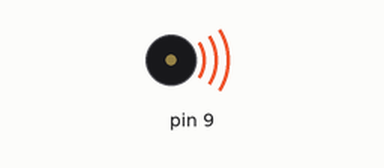
This sketch was run on a simulated Arduino Uno, built with avr-gcc and run on an emulated ATmega328P. Shown: buzzer (waves = sounding). What the sketch prints to the serial monitor is not drawn.

Above: at 0.1 s.
Timing chart, 0 to 39.4 s (numbered marks = the images above):
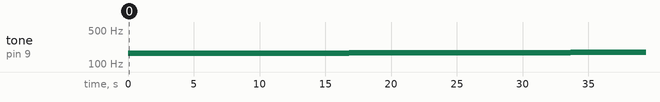

Measured:
- by itself, tone on pin 9: plays 165 Hz for 4.2 s, 166 Hz for 4.2 s, 167 Hz for 4.2 s, 168 Hz for 4.2 s, 169 Hz for 4.2 s, 170 Hz for 4.2 s … (10 notes in this stretch)

The sketch:

acid_love.ino
```cpp
#include <toneAC.h>

// 1
const int RANGE_LOW = 60;
const int RANGE_HIGH = 400;
unsigned long DURATION = 55;    // in minutes
unsigned long LFO = 20;         // in seconds
float data[] = {0.30909,0.45455,0.89091,0.98182,0.12727,0.54545,0.49091,0.00000,0.96364,0.21818,0.45455,0.25455,0.18182,0.81818,1.00000,0.85455};
//
//// 2 (big)
//const int RANGE_LOW = 40;
//const int RANGE_HIGH = 90;
//unsigned long DURATION = 56;    // in minutes
//unsigned long LFO = 25;         // in seconds
//float data[] = {1.00000,0.50505,0.40404,0.00000,0.33333,0.12121,0.57576,0.20202,0.97980,0.45455,0.31313,0.13131,0.48485,0.50505,0.46465,0.94949};
//
//// 3
//const int RANGE_LOW = 60;
//const int RANGE_HIGH = 400;
//unsigned long DURATION = 57;    // in minutes
//unsigned long LFO = 30;         // in seconds
//float data[] = {0.67941,0.88529,1.00000,0.78824,0.46765,0.80588,0.00000,0.80000,0.27941,0.35588,0.73529,0.73824,0.16176,0.07941,0.09412,0.30882};
//
//// 4
//const int RANGE_LOW = 60;
//const int RANGE_HIGH = 400;
//unsigned long DURATION = 58;    // in minutes
//unsigned long LFO = 35;         // in seconds
//float data[] = {0.55623,0.61094,1.00000,0.94225,0.64438,0.89362,0.00000,0.82067,0.30699,0.36474,0.79635,0.78723,0.26444,0.06991,0.22188,0.34650};
//
//// 5
//const int RANGE_LOW = 60;
//const int RANGE_HIGH = 400;
//unsigned long DURATION = 59;    // in minutes
//unsigned long LFO = 40;         // in seconds
//float data[] = {0.34234,0.57207,0.77027,0.77928,1.00000,0.75225,0.00000,0.68468,0.45946,0.51802,0.84234,0.80631,0.32883,0.14414,0.16667,0.40090};
//
//// 6 (big)
//const int RANGE_LOW = 60;
//const int RANGE_HIGH = 40;
//unsigned long DURATION = 90;    // in minutes
//unsigned long LFO = 45;         // in seconds
//float data[] = {1.00000,0.62955,0.39334,0.29032,0.65245,0.18626,0.00000,0.13007,0.13840,0.15193,0.13528,0.14984,0.06035,0.01977,0.04683,0.14880};

int data_length = sizeof(data) / sizeof(data[0]);

void setup() {
  Serial.begin(115200);
  Serial.println("Hello world");
  Serial.print("Size of data: ");
  Serial.println(sizeof(data));
  Serial.print("DURATION: ");
  Serial.print(DURATION);
  Serial.println("min");
  DURATION *= 60000;
  LFO *= 1000;
}

void loop() {

  unsigned long m = millis();

  float pos = (m % DURATION) / float(DURATION);        // position 0-1 in data
  pos *= data_length;                                  // position in the array
  int i = pos;                                         // floor index of that position
  pos -= i;                                            // position between indexes

  int pitch_1 = (int)(data[i] * (RANGE_HIGH - RANGE_LOW) + RANGE_LOW);
  int pitch_2 = (int)(data[(i + 1) % data_length] * (RANGE_HIGH - RANGE_LOW) + RANGE_LOW);
  float pitch = pitch_1 + ((pitch_2 - pitch_1) * pos);

  float duty = (m % LFO) / float(LFO);
  duty *= 60;
  duty += 20;
  if (duty > 50) duty = 50 - (duty - 50);

  toneAC(pitch, duty);

  Serial.print(i);
  Serial.print(" ");
  Serial.print(pos);
  Serial.print(" ");
  Serial.print(pitch_1);
  Serial.print(" ");
  Serial.print(pitch_2);
  Serial.print(" > ");
  Serial.print(pitch);
  Serial.print(" @ ");
  Serial.print(duty);
  Serial.println();

}
```
